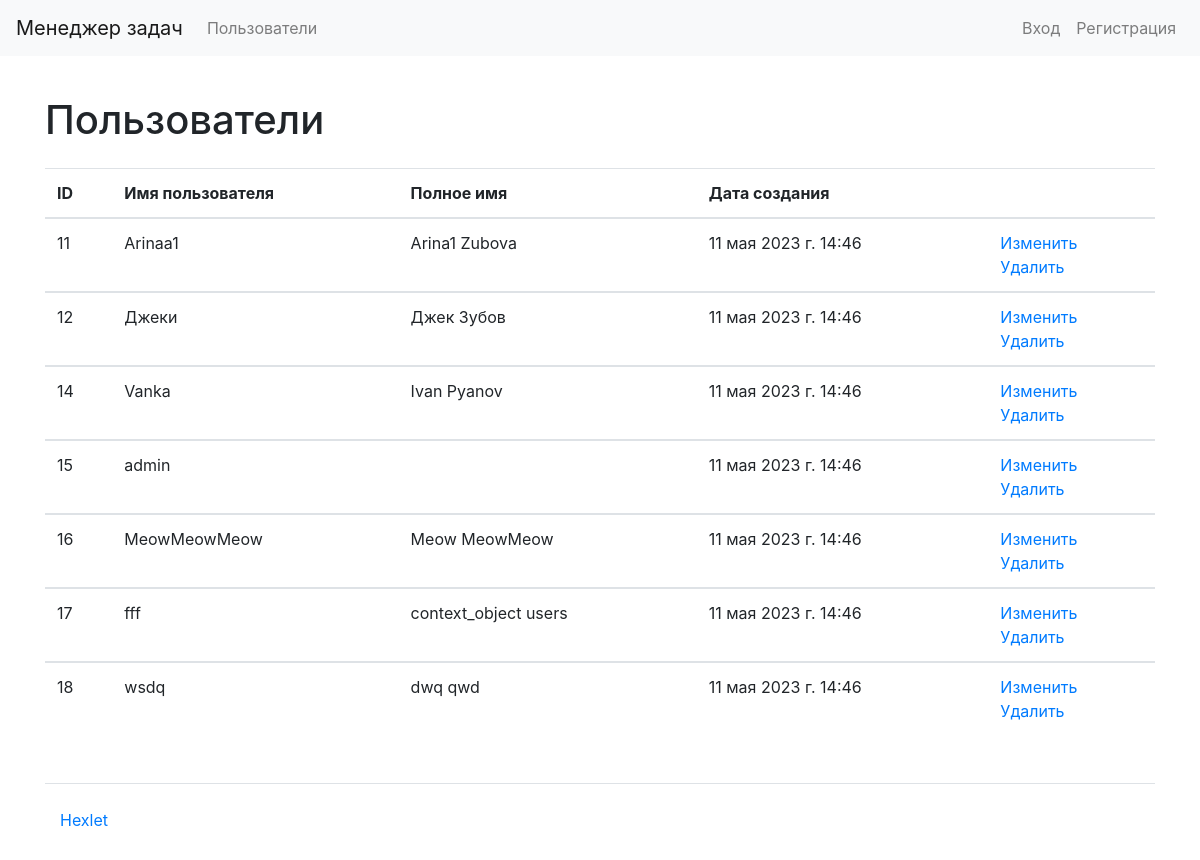
/users/, run on an earlier commit of the app's database.
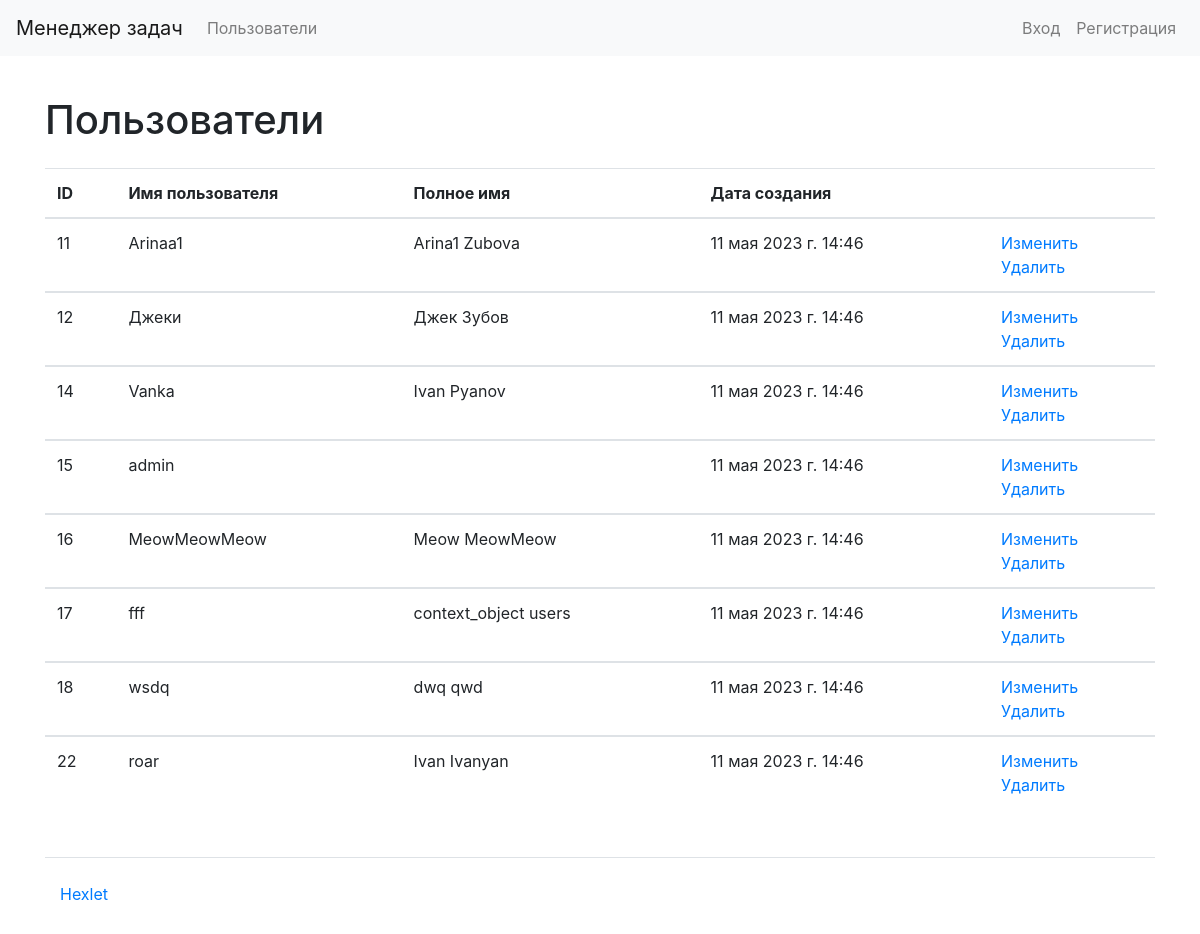
And on a later commit of the database.
### users/models.py (models this page shows)
class User(AbstractUser):
    pass

### users/views.py (the view)
# urls.py: path('', views.UsersListView.as_view(), name='users_list'),
class UsersListView(ListView):
    model = User
    template_name = "users/list_of_users.html"
    def get_context_data(self, **kwargs):
        context = super().get_context_data(**kwargs)
        context["created_at"] = timezone.now()
        return context

### users/templates/users/list_of_users.html
{% extends "base.html" %}
{% load i18n %}
{% block content %}
<h1 class="my-4">{% translate "Users" %}</h1>
<table class="table table-stripped">
    <thead>
        <tr>
            <th>ID</th>
            <th>{% translate "User name" %}</th>
            <th>{% translate "Full name" %}</th>
            <th>{% translate "Date of creation" %}</th>
            <th></th>
        </tr>
    </thead>
    {% for user in object_list %}
    <tbody>
        <tr>
            <td>{{ user.id }}</td>
            <td>{{ user.username }}</td>
            <td>{{ user.first_name }} {{ user.last_name }}</td>
            <td>{{ created_at }}</td>
            <td>
                <a href="/users/{{ user.id }}/update/">{% translate "Update" %}</a>
                <br>
                <a href="/users/{{ user.id }}/delete/">{% translate "Delete" %}</a>
            </td>
        </tr>
        {% endfor %}
    </tbody>
</table>
{% endblock %}

What changed in the data, as far as the page shows it:
added User: id "22", username "roar", first_name "Ivan", last_name "Ivanyan", created_at "11 мая 2023 г. 14:46"
